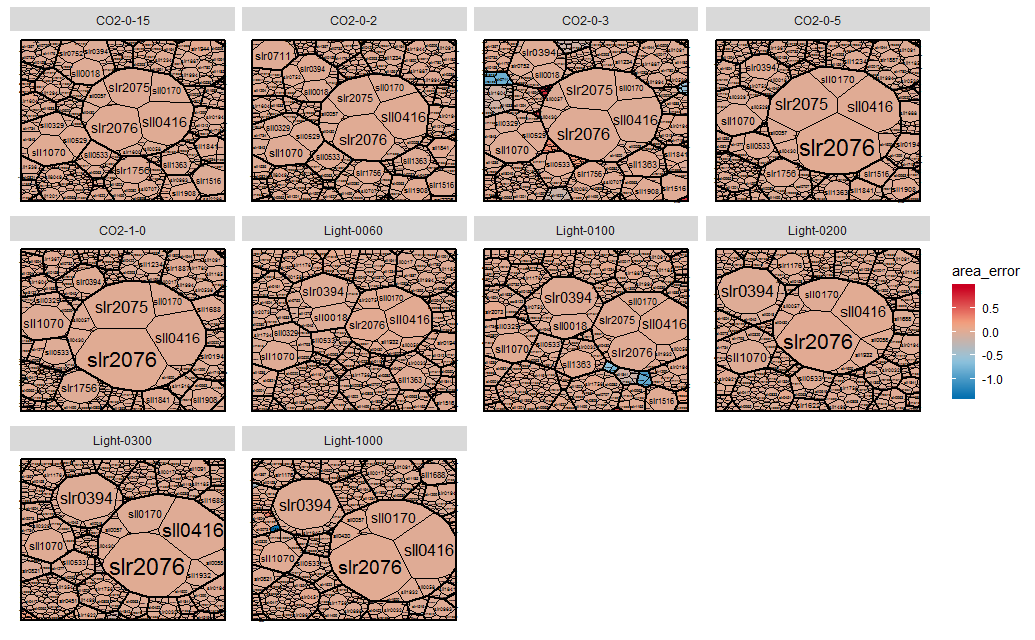

Reproduce this figure in R.
source("../Rvoronoi.R", chdir = TRUE)
source("../geom_text_in_polygon.R", chdir = TRUE)
library(tidyverse)
library(RColorBrewer)
library(colorspace)

theme_nothing = theme(
  axis.line = element_blank(),
  axis.text.x = element_blank(),
  axis.text.y = element_blank(),
  axis.ticks = element_blank(),
  axis.title.x = element_blank(),
  axis.title.y = element_blank(),
  panel.background = element_blank(),
  panel.border = element_blank(),
  panel.grid.major = element_blank(),
  panel.grid.minor = element_blank(),
  plot.background = element_blank()
)

proteomics <- read_csv("Jahn_et_al_CellReports_2018.csv") %>%
  filter(!is.na(mean_massfraction)) %>%
  mutate(weight = mean_massfraction) %>%
  mutate_at(vars(Process:Protein), funs(str_replace_all(., "/", "|"))) %>%
  mutate(pathString = paste(Process,
                            Pathway,
                            Protein,
                            sep = "/")) %>%
  arrange(pathString) %>%
  split(.$condition) %>% # create a separate diagram for each condition
  purrr::map(function(group) {
    tree <- group %>%
      select(-condition) %>%
      as.Node()
    voronoi_treemap_begin(tree) # begins calculating the diagram in a new thread and returns a handle
                                # we can use later to retrieve the result
  }) %>%
  purrr::map2(., names(.), function(handle, n) {
    voronoi_treemap_finish(handle) %>% mutate(condition = n) # blocks until the calculation is complete
  }) %>% bind_rows()

n_colours <- 1000
pal <- rev(colorRampPalette(brewer.pal(4, "RdBu"))(n_colours))

make_gg <- function(h_fc, coloured_level, labelled_levels) {
  lattice <- h_fc %>%
    group_by(condition) %>%
    do({
      lapply(1:max(.$level), function (l, data) {
        data %>%
          filter(level <= l) %>%
          mutate(size = level) %>%
          mutate(level = l)
      },
      .) %>% bind_rows()
    } %>% mutate(condition = first(.$condition)))
  g <-
    ggplot(h_fc %>% filter(level == coloured_level)) + geom_polygon(aes(xs, ys, group = pathString, fill = area_error)) +
    geom_polygon(
      data = lattice,
      aes(xs, ys, group = pathString, size = size),
      colour = "black",
      fill = NA,
      show.legend = FALSE
    ) +
    scale_size_continuous(range = c(1, 0.1)) +
    scale_fill_gradientn(colours = pal) +
    facet_wrap(~ condition) +
    theme_nothing
  for (i in 1:length(labelled_levels)) {
    g <- g + geom_text_in_poly(
      data = h_fc %>%
        filter(level == labelled_levels[[i]]),
      aes(
        centroid_x,
        centroid_y,
        xs = xs,
        ys = ys,
        group = pathString,
        label = protein
      ),
      min.size = 0
    )
  }
  g
}

g <- make_gg(proteomics, 2, c(2))
print(g)
